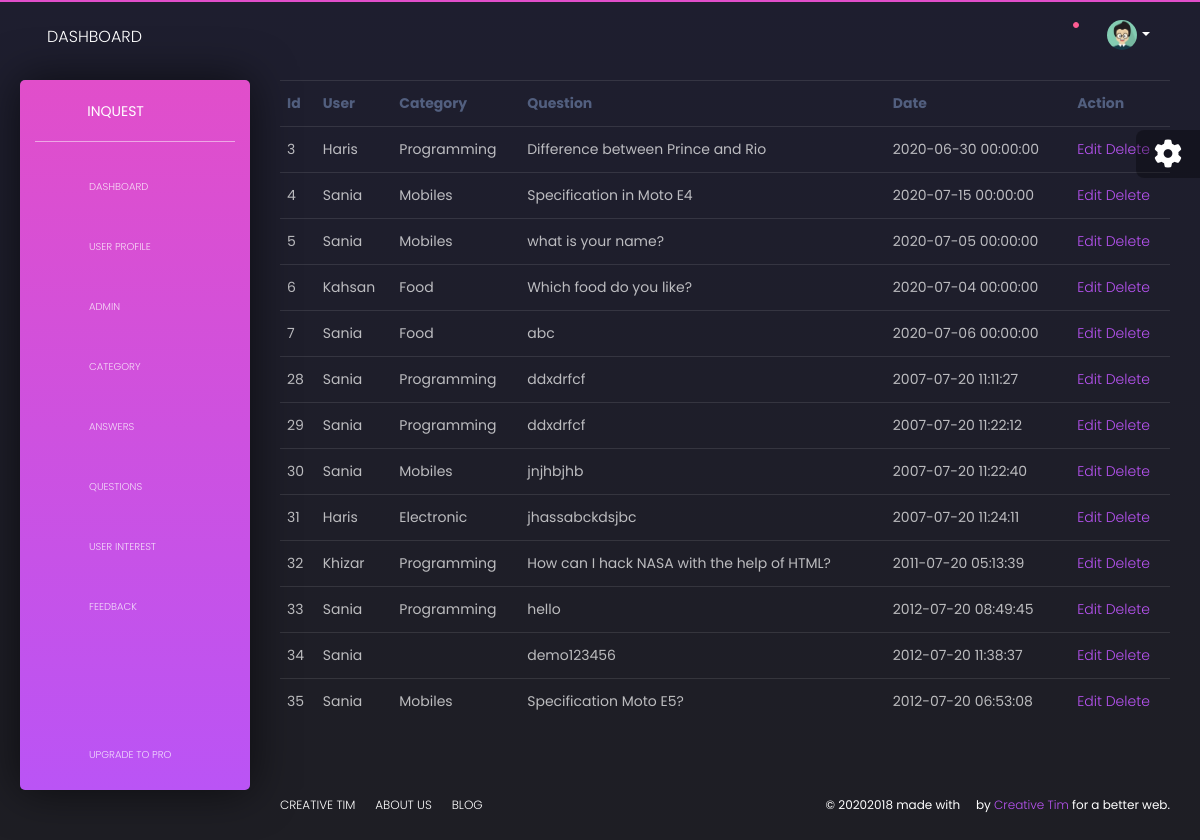
/admin/examples/ViewQuestion.php, run on the app's committed database.
### tables this page shows
CREATE TABLE `postquestion` (
  `PQ_Id` int(11) NOT NULL,
  `U_Id` int(11) NOT NULL,
  `PQ_Questions` varchar(50) NOT NULL,
  `PQ_DateTime` datetime NOT NULL,
  `Cate_Id` int(11) NOT NULL
);

CREATE TABLE `users` (
  `U_Id` int(11) NOT NULL,
  `U_Name` varchar(50) NOT NULL,
  `U_FName` varchar(50) NOT NULL,
  `U_UserName` varchar(50) NOT NULL,
  `U_Email` varchar(50) NOT NULL,
  `U_Gender` varchar(50) NOT NULL,
  `U_DOB` date NOT NULL,
  `U_Contact` int(11) NOT NULL,
  `U_Image` blob NOT NULL,
  `U_PostalCode` varchar(50) NOT NULL,
  `U_State` varchar(50) NOT NULL,
  `U_City` varchar(50) NOT NULL,
  `U_Country` varchar(50) NOT NULL,
  `U_Password` varchar(50) NOT NULL,
  `U_Status` varchar(250) NOT NULL
);

CREATE TABLE `category` (
  `Cate_Id` int(11) NOT NULL,
  `Cate_Name` varchar(50) NOT NULL
);

### admin/examples/ViewQuestion.php (the view)
<?php
include 'Nav.php';
include '../../Connection.php';
$query="select * from postquestion";
$result=mysqli_query($conn,$query);
?>
<div class="content">
    <table class="table table-hover">
        <tr>
            <th> Id</th>
            <th> User</th>
            <th> Category</th>
            <th> Question</th>
            <th> Date</th>
            <th> Action</th>
        </tr>
        <?php while($row=mysqli_fetch_array($result))
        {
        echo "<tr>";
          echo"<td>".$row['PQ_Id']."</td>";
          $query2="select * from users where U_Id=".$row['U_Id'];
          $result2=mysqli_query($conn,$query2);
          $row2=mysqli_fetch_row($result2);
          echo"<td>".$row2[1]."</td>";
          $query1="select * from category where Cate_Id=".$row['Cate_Id'];
          $result1=mysqli_query($conn,$query1);
          $row1=mysqli_fetch_row($result1);
          echo"<td>".$row1[1]."</td>";
          echo"<td>".$row['PQ_Questions']."</td>";
          echo"<td>".$row['PQ_DateTime']."</td>";
          echo "<td><a href='EditQuestion.php?id=".$row['PQ_Id']."'>Edit</a>  <a href='DeleteQuestion.php?id=".$row['PQ_Id']."'>Delete</a> </td>";
          echo "</tr>";
        }
        ?>
    </table>
    </div>
    <?php
include 'Footer.php';
?>

### data on the page
postquestion: PQ_Id "3", U_Id.U_Name "Haris", Cate_Id.Cate_Name "Programming", PQ_Questions "Difference between Prince and Rio", PQ_DateTime "2020-06-30 00:00:00"
postquestion: PQ_Id "4", U_Id.U_Name "Sania", Cate_Id.Cate_Name "Mobiles", PQ_Questions "Specification in Moto E4", PQ_DateTime "2020-07-15 00:00:00"
postquestion: PQ_Id "5", U_Id.U_Name "Sania", Cate_Id.Cate_Name "Mobiles", PQ_Questions "what is your name?", PQ_DateTime "2020-07-05 00:00:00"
postquestion: PQ_Id "6", U_Id.U_Name "Kahsan", Cate_Id.Cate_Name "Food", PQ_Questions "Which food do you like?", PQ_DateTime "2020-07-04 00:00:00"
postquestion: PQ_Id "7", U_Id.U_Name "Sania", Cate_Id.Cate_Name "Food", PQ_Questions "abc", PQ_DateTime "2020-07-06 00:00:00"
postquestion: PQ_Id "28", U_Id.U_Name "Sania", Cate_Id.Cate_Name "Programming", PQ_Questions "ddxdrfcf", PQ_DateTime "2007-07-20 11:11:27"
postquestion: PQ_Id "29", U_Id.U_Name "Sania", Cate_Id.Cate_Name "Programming", PQ_Questions "ddxdrfcf", PQ_DateTime "2007-07-20 11:22:12"
postquestion: PQ_Id "30", U_Id.U_Name "Sania", Cate_Id.Cate_Name "Mobiles", PQ_Questions "jnjhbjhb", PQ_DateTime "2007-07-20 11:22:40"
postquestion: PQ_Id "31", U_Id.U_Name "Haris", Cate_Id.Cate_Name "Electronic", PQ_Questions "jhassabckdsjbc", PQ_DateTime "2007-07-20 11:24:11"
postquestion: PQ_Id "32", U_Id.U_Name "Khizar", Cate_Id.Cate_Name "Programming", PQ_Questions "How can I hack NASA with the help of HTML?", PQ_DateTime "2011-07-20 05:13:39"
postquestion: PQ_Id "33", U_Id.U_Name "Sania", Cate_Id.Cate_Name "Programming", PQ_Questions "hello", PQ_DateTime "2012-07-20 08:49:45"
postquestion: PQ_Id "34", U_Id.U_Name "Sania", PQ_Questions "demo123456", PQ_DateTime "2012-07-20 11:38:37"
postquestion: PQ_Id "35", U_Id.U_Name "Sania", Cate_Id.Cate_Name "Mobiles", PQ_Questions "Specification Moto E5?", PQ_DateTime "2012-07-20 06:53:08"
